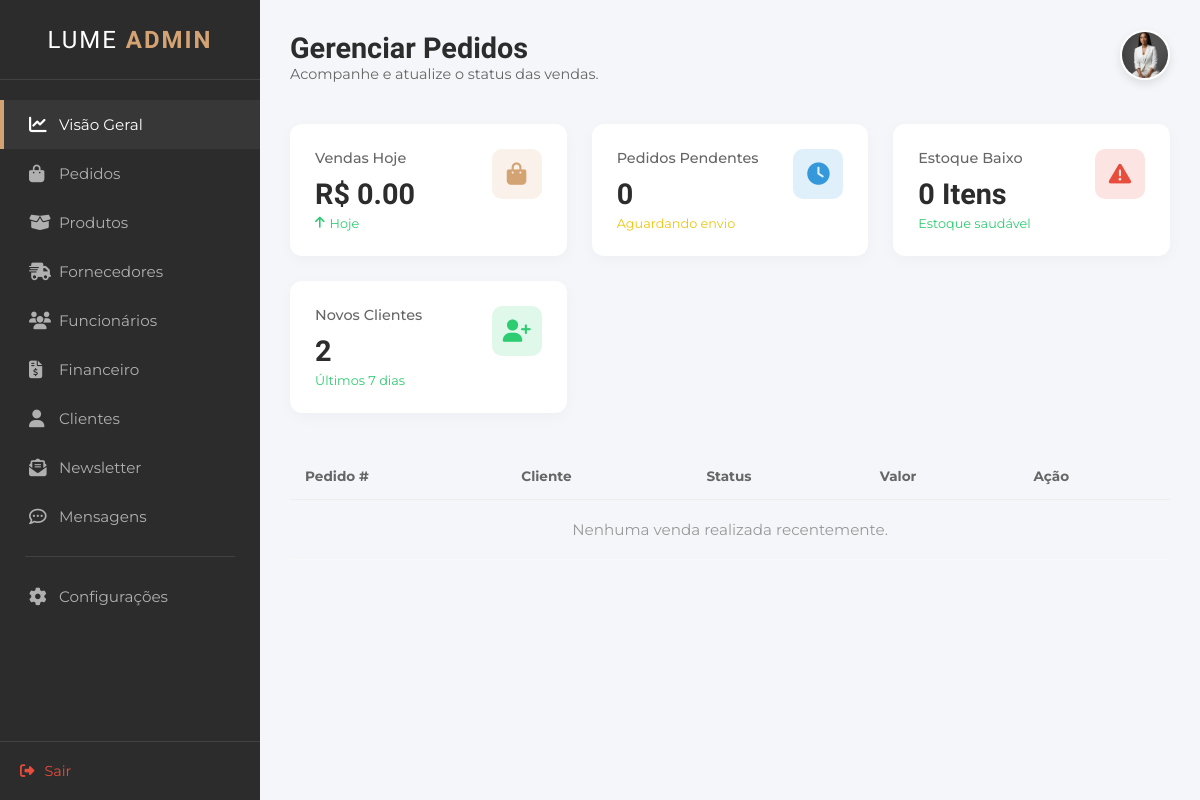
Page /dashboard.html on the earlier database version.
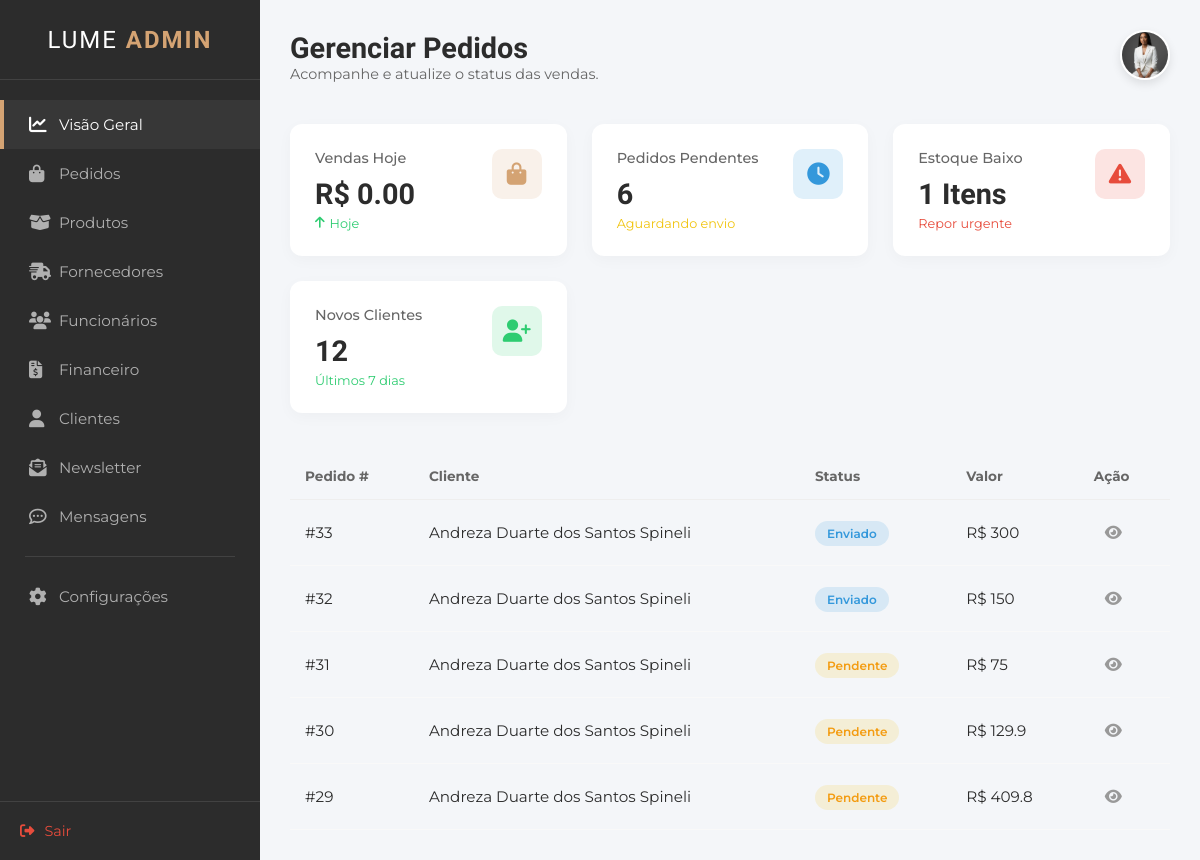
Same page on the later database version.
### tables this page shows
CREATE TABLE "tb_pedidos" (
    "id_pedido" INTEGER PRIMARY KEY AUTOINCREMENT,
    "id_cliente" INTEGER NOT NULL,
    "data_pedido" DATETIME NOT NULL,
    "status" VARCHAR(20) NOT NULL,
    "valor_total" DECIMAL(10,2) NOT NULL,
    "data_entrega" DATETIME,
    "forma_pagamento" VARCHAR(20) NOT NULL,
    "parcelas" INTEGER DEFAULT 1
    );

CREATE TABLE "tb_clientes" (
    "id_cliente" INTEGER PRIMARY KEY AUTOINCREMENT,
    "nome" VARCHAR(100) NOT NULL,
    "data_nasc" DATE,
    "cpf" VARCHAR(11),
    "genero" VARCHAR(20),
    "tel_cel" VARCHAR(20),
    "email" VARCHAR(100) NOT NULL,
    "cep" VARCHAR(9),
    "endereco" VARCHAR(100),
    "n" VARCHAR(10),
    "complemento" VARCHAR(50),
    "referencia" VARCHAR(100),
    "bairro" VARCHAR(50),
    "cidade" VARCHAR(50),
    "estado" VARCHAR(2),
    "senha" VARCHAR(100) NOT NULL,
    "confirmar_senha" VARCHAR(100) NOT NULL,
    "foto_perfil" TEXT,
    "data_cad" DATETIME DEFAULT CURRENT_TIMESTAMP
    );

### appinterno.py (the view)
@app.route("/")
@app.route("/dashboard.html")
def dashboard():
    con = get_db()
    cur = con.cursor()
    cur.execute("SELECT SUM(valor_total) FROM tb_pedidos WHERE date(data_pedido) = date('now')")
    vendas_hoje = cur.fetchone()[0] or 0.0
    cur.execute("SELECT COUNT(*) FROM tb_pedidos WHERE status = 'Pendente'")
    pedidos_pendentes = cur.fetchone()[0]
    cur.execute("SELECT COUNT(*) FROM tb_produtos WHERE qtd_estoque < 10")
    estoque_baixo = cur.fetchone()[0]
    cur.execute("SELECT COUNT(*) FROM tb_clientes WHERE date(data_cad) >= date('now', '-7 days')")
    novos_clientes = cur.fetchone()[0]
    try:
        cur.execute("""
            SELECT p.id_pedido, c.nome, p.status, p.valor_total
            FROM tb_pedidos p
            JOIN tb_clientes c ON p.id_cliente = c.id_cliente
            ORDER BY p.data_pedido DESC LIMIT 5
        """)
        ultimos_pedidos = cur.fetchall()
    except:
        ultimos_pedidos = []
    con.close()
    return render_template("interno/dashboard.html",
                           pedidos=ultimos_pedidos,
                           vendas_hoje=vendas_hoje,
                           pedidos_pendentes=pedidos_pendentes,
                           estoque_baixo=estoque_baixo,
                           novos_clientes=novos_clientes)

### appinterno.py (called while the page is built)
def get_db():
    conn = sqlite3.connect("db_lume.db")
    conn.row_factory = sqlite3.Row
    return conn

### templates/interno/dashboard.html (shortened to what this page needs)
<!DOCTYPE html>
<html lang="pt-br">
<head>
    <link rel="stylesheet" href="https://cdnjs.cloudflare.com/ajax/libs/font-awesome/6.4.0/css/all.min.css">
    <link rel="stylesheet" href="/static/styleinterno.css">
</head>
<body>
<div class="admin-container">
        <aside class="sidebar">
            <div class="sidebar-header">
                <h2 class="brand-text">LUME <span>ADMIN</span></h2>
            </div>
            <nav class="sidebar-nav">
                <ul>
                    <li class="active"><a href="dashboard.html"><i class="fa-solid fa-chart-line"></i> Visão Geral</a></li>
                    <li><a href="pedido.html"><i class="fa-solid fa-bag-shopping"></i> Pedidos</a></li>
                    <li><a href="produto.html"><i class="fa-solid fa-box-open"></i> Produtos</a></li>
                    <li><a href="fornecedores.html"><i class="fa-solid fa-truck-fast"></i> Fornecedores</a></li>
                    <li><a href="funcionarios.html"><i class="fa-solid fa-users"></i> Funcionários</a></li>
                    <li><a href="financeiro.html"><i class="fa-solid fa-file-invoice-dollar"></i> Financeiro</a></li>
                    <li><a href="cliente.html"><i class="fas fa-user"></i>Clientes</a></li>
                    <li><a href="newsletter.html"><i class="fa-solid fa-envelope-open-text"></i> Newsletter</a></li>
                    <li><a href="mensagens.html"><i class="fa-regular fa-comment-dots"></i> Mensagens</a></li>
                    <li class="separator"></li>
                    <li><a href="configuracoes.html"><i class="fa-solid fa-gear"></i> Configurações</a></li>
                </ul>
            </nav>
            <div class="sidebar-footer">
                <a href="login.html" class="logout-btn"><i class="fa-solid fa-right-from-bracket"></i> Sair</a>
            </div>
        </aside>
        <main class="main-content">
            <header class="top-bar">
                <div class="welcome-text">
                    <h1>Gerenciar Pedidos</h1>
                    <p>Acompanhe e atualize o status das vendas.</p>
                </div>
                <div class="user-profile">
    <div class="profile-dropdown-trigger" onclick="toggleProfileMenu()">
        <img src="/static/imagens/fundadora1.jpeg" alt="Admin" class="avatar">
    </div>
</div>
</header>
            <section class="stats-grid">
    <div class="card">
        <div class="card-info">
            <h3>Vendas Hoje</h3>
            <p class="number">R$ {{ "%.2f"|format(vendas_hoje) }}</p>
            <span class="trend positive"><i class="fa-solid fa-arrow-up"></i> Hoje</span>
        </div>
        <div class="card-icon icon-gold">
            <i class="fa-solid fa-bag-shopping"></i>
        </div>
    </div>
    <div class="card">
        <div class="card-info">
            <h3>Pedidos Pendentes</h3>
            <p class="number">{{ pedidos_pendentes }}</p>
            <span class="trend neutral">Aguardando envio</span>
        </div>
        <div class="card-icon icon-blue">
            <i class="fa-solid fa-clock"></i>
        </div>
    </div>
    <div class="card">
        <div class="card-info">
            <h3>Estoque Baixo</h3>
            <p class="number">{{ estoque_baixo }} Itens</p>
            {% if estoque_baixo > 0 %}
                <span class="trend negative">Repor urgente</span>
            {% else %}
                <span class="trend positive">Estoque saudável</span>
            {% endif %}
        </div>
        <div class="card-icon icon-red">
            <i class="fa-solid fa-triangle-exclamation"></i>
        </div>
    </div>
    <div class="card">
        <div class="card-info">
            <h3>Novos Clientes</h3>
            <p class="number">{{ novos_clientes }}</p>
            <span class="trend positive">Últimos 7 dias</span>
        </div>
        <div class="card-icon icon-green">
            <i class="fa-solid fa-user-plus"></i>
        </div>
    </div>
</section>
            <div class="table-responsive">
    <table>
        <thead>
            <tr>
                <th>Pedido #</th>
                <th>Cliente</th>
                <th>Status</th>
                <th>Valor</th>
                <th>Ação</th>
            </tr>
        </thead>
        <tbody>
            {% for p in pedidos %}
            <tr>
                <td>#{{ p['id_pedido'] }}</td>
                <td>{{ p['nome'] }}</td>
                <td>
                    {% if p['status'] == 'Pago' or p['status'] == 'Entregue' %}
                        <span class="status-badge success">{{ p['status'] }}</span>
                    {% elif p['status'] == 'Pendente' %}
                        <span class="status-badge warning">{{ p['status'] }}</span>
                    {% elif p['status'] == 'Enviado' or p['status'] == 'Separando' %}
                        <span class="status-badge processing">{{ p['status'] }}</span>
                    {% else %}
                        <span class="status-badge">{{ p['status'] }}</span>
                    {% endif %}
                </td>
                <td>R$ {{ p['valor_total'] }}</td>
                <td>
                    <a href="/pedidos" class="btn-icon" title="Ver Detalhes">
                        <i class="fa-solid fa-eye"></i>
                    </a>
                </td>
            </tr>
            {% else %}
            <tr>
                <td colspan="5" style="text-align: center; color: #999; padding: 20px;">
                    Nenhuma venda realizada recentemente.
                </td>
            </tr>
            {% endfor %}
        </tbody>
    </table>
</div>
        </main>
    </div>
</body>
</html>

### static/styleinterno.css (style rules this page uses)
* { margin: 0; padding: 0; box-sizing: border-box; }
body { font-family: 'Montserrat', sans-serif; background-color: #fff; height: 100vh; }
:root { --primary-dark: #2c2c2c; --gold-accent: #d4a373; --bg-light: #f4f6f9; --white: #ffffff; --text-grey: #666666; --danger: #e74c3c; --success: #2ecc71; --warning: #f1c40f; }
* { margin: 0; padding: 0; box-sizing: border-box; text-decoration: none; list-style: none; }
body { font-family: 'Montserrat', sans-serif; background-color: var(--bg-light); color: var(--primary-dark); }
.admin-container { display: flex; min-height: 100vh; }
.sidebar { width: 260px; background-color: var(--primary-dark); color: #fff; display: flex; flex-direction: column; position: fixed; height: 100%; left: 0; top: 0; z-index: 100; }
.sidebar-header { height: 80px; display: flex; align-items: center; justify-content: center; border-bottom: 1px solid rgba(255,255,255,0.1); }
.brand-text { font-family: 'Quicksand', sans-serif; letter-spacing: 2px; font-weight: 400; }
.brand-text span { font-weight: 700; color: var(--gold-accent); }
.sidebar-nav { flex: 1; padding: 20px 0; }
.sidebar-nav ul li a { display: flex; align-items: center; padding: 15px 25px; color: #b0b0b0; font-size: 0.95rem; transition: all 0.3s; border-left: 4px solid transparent; }
.sidebar-nav ul li a i { width: 30px; font-size: 1.1rem; }
.sidebar-nav ul li a:hover, .sidebar-nav ul li.active a { background-color: rgba(255,255,255,0.05); color: var(--white); border-left-color: var(--gold-accent); }
.separator { height: 1px; background-color: rgba(255,255,255,0.1); margin: 15px 25px; }
.sidebar-footer { padding: 20px; border-top: 1px solid rgba(255,255,255,0.1); }
.logout-btn { color: #e74c3c !important; display: flex; align-items: center; gap: 10px; font-size: 0.9rem; }
.main-content { flex: 1; margin-left: 260px; padding: 30px; }
.top-bar { display: flex; justify-content: space-between; align-items: center; margin-bottom: 40px; }
.welcome-text h1 { font-family: 'Quicksand', sans-serif; font-size: 1.8rem; font-weight: 600; }
.welcome-text p { color: var(--text-grey); font-size: 0.9rem; }
.user-profile { display: flex; align-items: center; gap: 20px; }
.avatar { width: 50px; height: 50px; border-radius: 50%; object-fit: cover; border: 2px solid var(--white); box-shadow: 0 4px 10px rgba(0,0,0,0.1); }
.stats-grid { display: grid; grid-template-columns: repeat(auto-fit, minmax(240px, 1fr)); gap: 25px; margin-bottom: 40px; }
.card { background: var(--white); padding: 25px; border-radius: 12px; box-shadow: 0 4px 15px rgba(0,0,0,0.03); display: flex; justify-content: space-between; align-items: flex-start; transition: transform 0.3s; }
.card-info h3 { font-size: 0.9rem; color: var(--text-grey); margin-bottom: 10px; font-weight: 500; }
.card-info .number { font-family: 'Quicksand', sans-serif; font-size: 1.8rem; font-weight: 700; margin-bottom: 5px; }
.trend { font-size: 0.8rem; display: flex; align-items: center; gap: 5px; }
.trend.positive { color: var(--success); }
.trend.negative { color: var(--danger); }
.trend.neutral { color: var(--warning); }
.card-icon { width: 50px; height: 50px; border-radius: 10px; display: flex; align-items: center; justify-content: center; font-size: 1.4rem; }
.icon-gold { background: rgba(212, 163, 115, 0.15); color: var(--gold-accent); }
.icon-blue { background: rgba(52, 152, 219, 0.15); color: #3498db; }
.icon-red { background: rgba(231, 76, 60, 0.15); color: var(--danger); }
.icon-green { background: rgba(46, 204, 113, 0.15); color: var(--success); }
table { width: 100%; border-collapse: collapse; }
th { text-align: left; padding: 15px; font-size: 0.85rem; color: var(--text-grey); border-bottom: 1px solid #eee; }
td { padding: 15px; font-size: 0.95rem; border-bottom: 1px solid #f9f9f9; }
.status-badge { padding: 5px 12px; border-radius: 20px; font-size: 0.75rem; font-weight: 600; }
.warning { background: rgba(241, 196, 15, 0.15); color: #f39c12; }
.processing { background: rgba(52, 152, 219, 0.15); color: #3498db; }
.btn-icon { border: none; background: none; cursor: pointer; color: #999; transition: color 0.3s; }
.user-profile { position: relative; }
.profile-dropdown-trigger { cursor: pointer; }
.btn-icon { width: 35px; height: 35px; display: inline-flex; align-items: center; justify-content: center; border-radius: 6px; text-decoration: none; margin: 0 2px; transition: 0.2s; }

Differences in the rows shown:
added tb_pedidos: id_pedido "33", nome "Andreza Duarte dos Santos Spineli", status "Enviado", valor_total "300"
added tb_pedidos: id_pedido "32", nome "Andreza Duarte dos Santos Spineli", status "Enviado", valor_total "150"
added tb_pedidos: id_pedido "31", nome "Andreza Duarte dos Santos Spineli", status "Pendente", valor_total "75"
added tb_pedidos: id_pedido "30", nome "Andreza Duarte dos Santos Spineli", status "Pendente", valor_total "129.9"
added tb_pedidos: id_pedido "29", nome "Andreza Duarte dos Santos Spineli", status "Pendente", valor_total "409.8"
Other differences:
{{ pedidos_pendentes }}: "0" → "6"
{{ estoque_baixo }}: "0" → "1"
{{ novos_clientes }}: "2" → "12"
text no longer shown: "Estoque saudável Nenhuma venda realizada recentemente."
text now shown: "Repor urgente"
